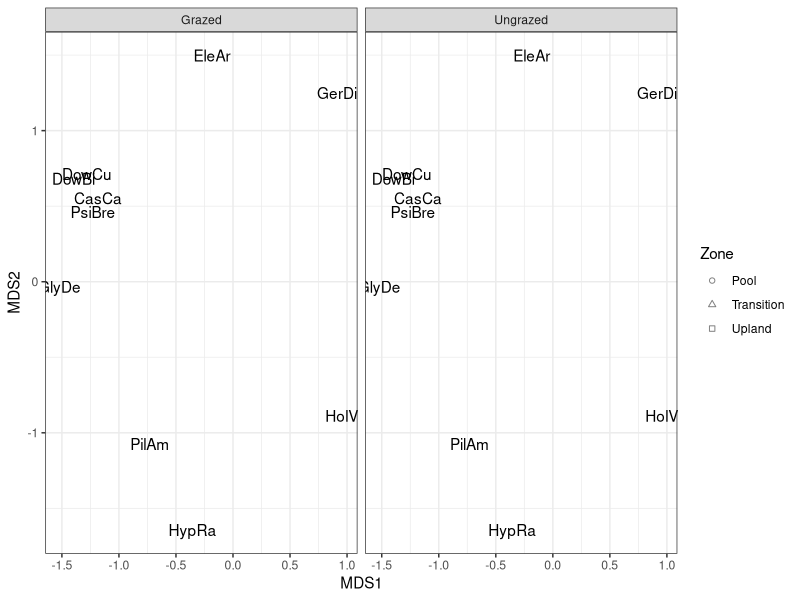
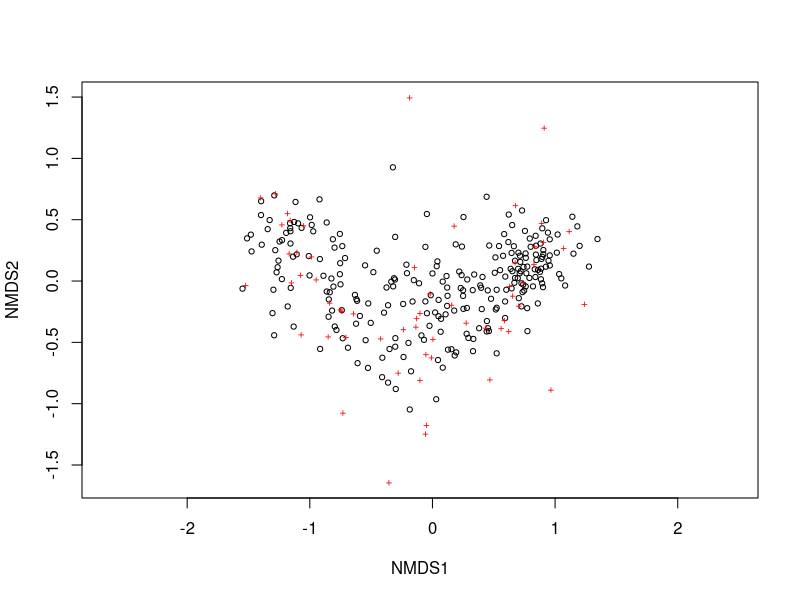
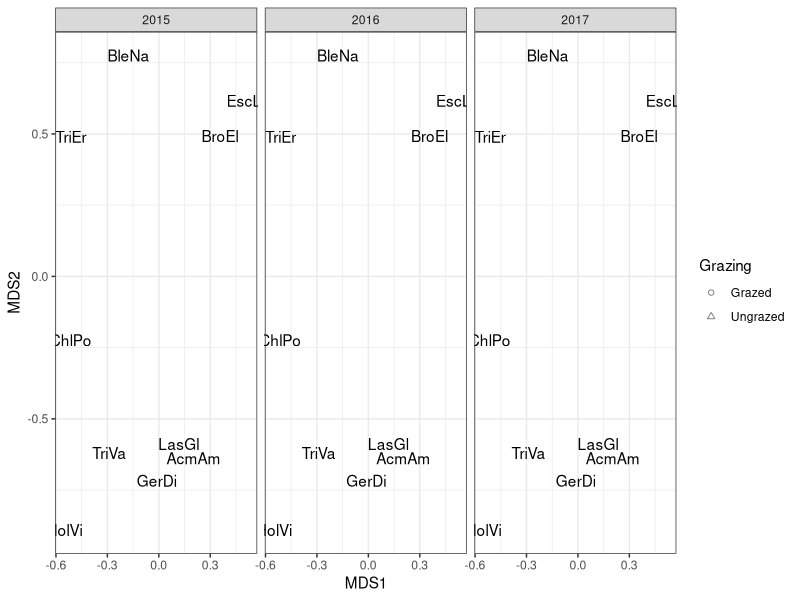
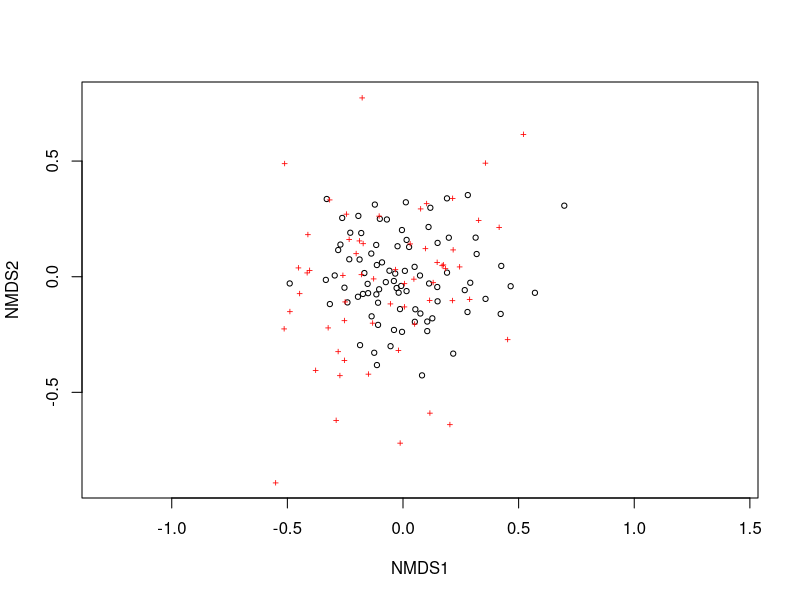

Recreate these plots in R, in order.
## ---- chunk 1
# Loading packages
library("ggplot2")
library('vegan')
library('dplyr')

# Setting working directory
setwd("C:/Users/ebatz/Box Sync/Eviner lab shared/Evan/Research Projects/Julia BetaDiv")

# load data
data<-read.csv("Vernal_data_final.csv", stringsAsFactors=FALSE)
data$Year<-as.factor(data$Year)

# Remove bare ground
data <- data %>%
  select(-(BarGr))

# Group by zone
by.zone <- data %>% 
  group_by(Site.ID, Grazing, Year, Zone) %>% 
  summarise_if(is.numeric, mean)

# Group by pool
by.pool <- data %>% 
  group_by(Site.ID, Grazing, Year) %>% 
  summarise_if(is.numeric, mean)
## ---- chunk 2

# What level do we want to plot?
data_adonis = by.zone

# Creating a new variable of both zone and grazing
data_adonis$GrazingZone = paste(data_adonis$Grazing, data_adonis$Zone)

# Runs NMDS with 2 dimensions
nmds_run = metaMDS(data_adonis[,6:(ncol(data_adonis) - 1)],
               try = 50,
               trymax = 100,
               trace = FALSE,
               distance = "bray",
               wascores = TRUE
               )

# Sets the group variable to factor
data_adonis$group = as.factor(data_adonis$GrazingZone)

# Adds group column to dataframe of NMDS points
NMDS = bind_cols(data.frame(nmds_run$points), group = as.factor(c(data_adonis$group)))

# Calculates the midpoint of each group
NMDS.mean=aggregate(NMDS[,1:2], list(group=NMDS$group),mean)

# Calculating the shape of the ellipses
veganCovEllipse<-function (cov, center = c(0, 0), scale = 1, npoints = 100){
    theta <- (0:npoints) * 2 * pi/npoints
    Circle <- cbind(cos(theta), sin(theta))
    t(center + scale * t(Circle %*% chol(cov)))
}

# Creating blank dataframe to store ellipses
df_ell <- data.frame()
for(g in levels(NMDS$group)){
  df_ell <- rbind(df_ell, cbind(as.data.frame(with(NMDS[NMDS$group==g,],
                  veganCovEllipse(cov.wt(cbind(MDS1,MDS2),
                                          wt=rep(1/length(MDS1),length(MDS1)))$cov,
                                  center=c(mean(MDS1),mean(MDS2)))))
                  ,group=g))
}

# Adding other details for facetting
NMDS = right_join(NMDS, bind_cols(group = as.character(as.numeric(data_adonis$group)), data_adonis[,2:4]),
                      by = "group")

NMDS.mean = inner_join(NMDS.mean, bind_cols(group = as.character(as.numeric(data_adonis$group)), data_adonis[,2:4]),
                      by = "group")
NMDS.mean = NMDS.mean[!duplicated(NMDS.mean[,2:5]),]

df_ell = right_join(df_ell, bind_cols(group = as.character(as.numeric(data_adonis$group)), data_adonis[,2:4]),
                      by = "group")
## ---- chunk 3
for_scores <-  data_adonis[,6:(ncol(data_adonis) - 2)]
for_scores <- for_scores[,colSums(for_scores) / nrow(for_scores) > 2]

NMDS.spec = data.frame(nmds_run$species)
NMDS.spec$spec = rownames(NMDS.spec)
NMDS.spec$dist = apply(NMDS.spec[,1:2], 1, function(x) as.numeric(sqrt(sum(x^2))))
NMDS.spec$rank = rank(-NMDS.spec$dist)

# Dataframe of species scores
NMDS.spec
## ---- chunk 4
# How many species to keep?
maxrank = 10

# Producing figure
ggplot(data = NMDS, aes(MDS1, MDS2)) + 
  geom_point(aes(shape = Zone), alpha = .5) +
  scale_shape(solid = FALSE) + 
  geom_path(data = df_ell, aes(x=MDS1, y=MDS2, group = Zone), size=1, linetype=1, alpha = .5) +
  geom_text(data = NMDS.mean, aes(label = NMDS.mean$Zone)) + 
  facet_wrap(~Grazing) +
  #geom_segment(data = NMDS.spec[NMDS.spec$rank <= maxrank,], 
  #             aes(x = 0, y = 0, xend = MDS1, yend = MDS2),
  #                arrow = arrow(length = unit(0.03, "npc"))) + 
  geom_text(data = NMDS.spec[NMDS.spec$rank <= maxrank,], 
               aes(x = MDS1, y = MDS2, label = spec)) +
  theme_bw()
## ---- chunk 5
plot(nmds_run)
## ---- chunk 6
library(tidyverse); library(testthat)

data_adonis = by.pool

nmds_run = metaMDS(data_adonis[,5:ncol(data_adonis)],
               try = 50,
               trymax = 100,
               trace = FALSE,
               distance = "bray",
               binary = TRUE,
               wascores = TRUE
               )

data_adonis$group = as.factor(paste(data_adonis$Grazing, data_adonis$Year))
NMDS = bind_cols(data.frame(nmds_run$points), group = as.factor(c(data_adonis$group)))
NMDS.mean=aggregate(NMDS[,1:2], list(group=NMDS$group),mean)

# Calculating the shape of the ellipses
veganCovEllipse<-function (cov, center = c(0, 0), scale = 1, npoints = 100){
    theta <- (0:npoints) * 2 * pi/npoints
    Circle <- cbind(cos(theta), sin(theta))
    t(center + scale * t(Circle %*% chol(cov)))
}

df_ell <- data.frame()
for(g in levels(NMDS$group)){
  df_ell <- rbind(df_ell, cbind(as.data.frame(with(NMDS[NMDS$group==g,],
                  veganCovEllipse(cov.wt(cbind(MDS1,MDS2),
                                          wt=rep(1/length(MDS1),length(MDS1)))$cov,
                                  center=c(mean(MDS1),mean(MDS2)))))
                  ,group=g))
}

# Adding other details for facetting
NMDS = right_join(NMDS, bind_cols(group = as.character(as.numeric(data_adonis$group)), data_adonis[,2:3]),
                      by = "group")

NMDS.mean = right_join(NMDS.mean, bind_cols(group = as.character(as.numeric(data_adonis$group)), data_adonis[,2:3]),
                      by = "group")

NMDS.mean = NMDS.mean[!duplicated(NMDS.mean[,2:5]),]

NMDS.mean = NMDS.mean[order(NMDS.mean$Year),]

df_ell = right_join(df_ell, bind_cols(group = as.character(as.numeric(data_adonis$group)), data_adonis[,2:3]),
                      by = "group")
## ---- chunk 7
for_scores <-  data_adonis[,5:ncol(data_adonis) - 1]
for_scores <- for_scores[,colSums(for_scores) / nrow(for_scores) > 5]
NMDS.spec = data.frame(nmds_run$species)
NMDS.spec$spec = rownames(NMDS.spec)
NMDS.spec$dist = apply(NMDS.spec[,1:2], 1, function(x) as.numeric(sqrt(sum(x^2))))
NMDS.spec$rank = rank(-NMDS.spec$dist)
NMDS.spec
## ---- chunk 8
# How many species to plot?
maxrank = 10

# Producing figure
ggplot(data = NMDS, aes(MDS1, MDS2)) + 
  geom_point(aes(shape = Grazing), alpha = .5) +
  scale_shape(solid = FALSE) + 
  geom_path(data = df_ell, aes(x=MDS1, y=MDS2, group = Grazing), size=1, linetype=1) +
  geom_text(data = NMDS.mean, aes(label = NMDS.mean$Grazing)) +
  theme_bw() +
  facet_wrap(~Year) +
  #geom_segment(data = NMDS.spec[NMDS.spec$rank <= maxrank,], 
  #             aes(x = 0, y = 0, xend = MDS1, yend = MDS2),
  #                arrow = arrow(length = unit(0.03, "npc"))) + 
  geom_text(data = NMDS.spec[NMDS.spec$rank <= maxrank,], 
               aes(x = MDS1, y = MDS2, label = spec))
## ---- chunk 9
plot(nmds_run)
